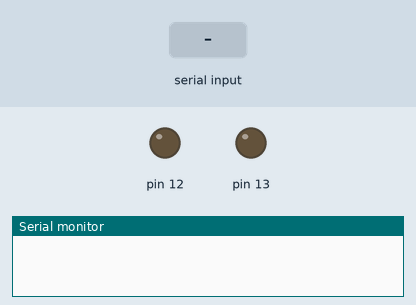
Recording of a sketch running on a simulated Arduino Uno, built with avr-gcc and run on an emulated ATmega328P. Shown: output pins drawn as LEDs (lit = HIGH), the last lines printed to the serial monitor. The test bench sets the inputs (shaded band).

Above: at 1.2 s.
1.3 s: "h" received over Serial
At 1.7 s:
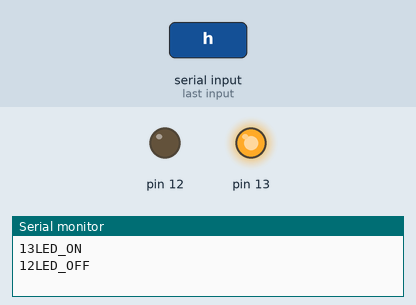
2.8 s: "l" received over Serial
At 4.0 s:
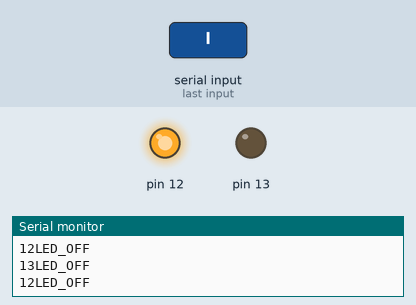
Timing chart, 0 to 5.8 s (numbered marks = the images above; inputs shaded):
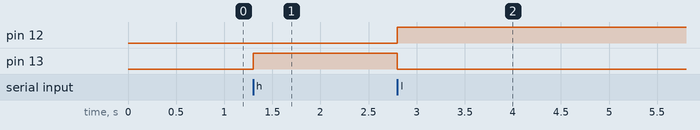

The sketch:

sketch_nov16b.ino
```cpp
void setup() {
  // put your setup code here, to run once:
  pinMode(13,OUTPUT);
  pinMode(12,OUTPUT);
  //シリアルポートを9600bpsで初期化
  Serial.begin(9600);

}

void loop() {
  // put your main code here, to run repeatedly:
  char inputchar = Serial.read();

  if(inputchar != -1){
    switch(inputchar){
      case 'h':
      Serial.print("13LED_ON\n");
      Serial.print("12LED_OFF\n");
      digitalWrite(13, HIGH);
      digitalWrite(12, LOW);
      break;

      case'l':
      Serial.print("13LED_OFF\n");
      Serial.print("12LED_OFF\n");
      digitalWrite(13, LOW);
      digitalWrite(12, HIGH);
      break;
    }
  } else{
    //読み込むデータがない場合は何もしない。
  }
}
```

Measured:
- after the input at 1.3 s, pin 13: LOW → HIGH at once
- after the input at 2.8 s, pin 12: LOW → HIGH at once; pin 13: HIGH → LOW at once
